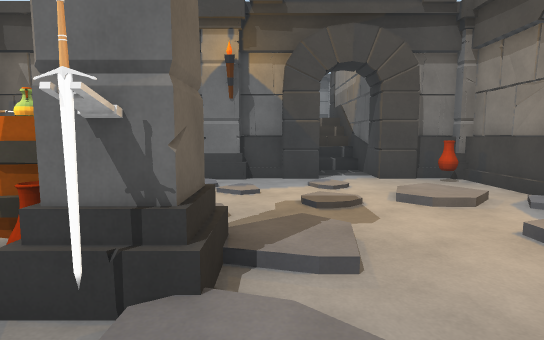
view 1 (above)

17 first-person views from a walk through a 3-D level made in the Unity game engine. The camera is 1.5 m above the floor, tilts 6° down and sees 80° across. Doors are open. The floor is counted in squares, 2 m on a side. Each view is taken from the middle of a square. On the plan, view 1 faces up. The plan holds only what a view shows up to about 11 squares ahead; the rest is blank. The place goes on beyond the plan. The player character is not drawn.

view 2
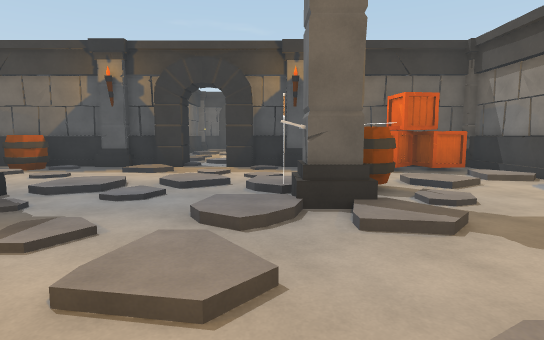

view 3
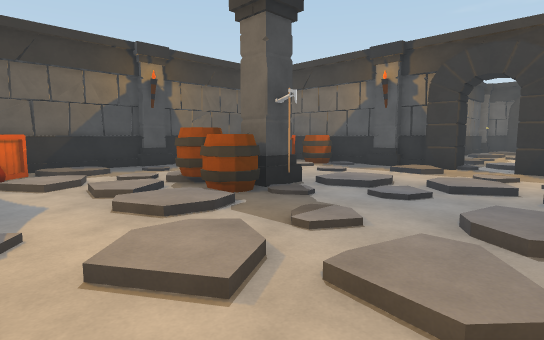

view 4
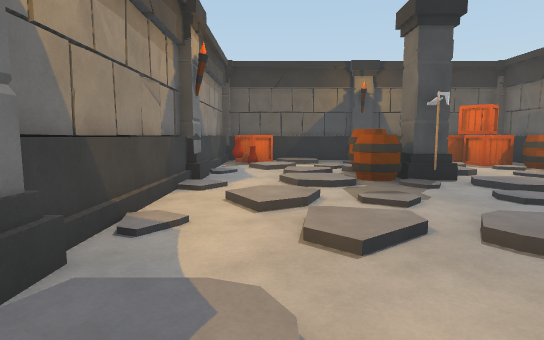

view 5
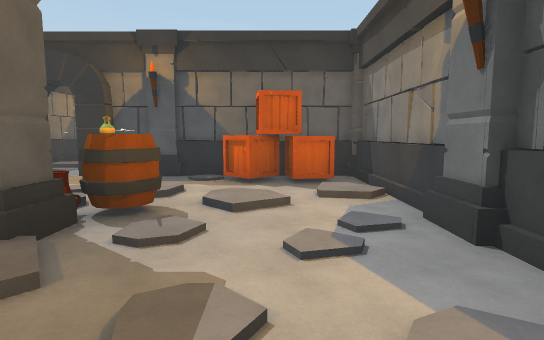

view 6
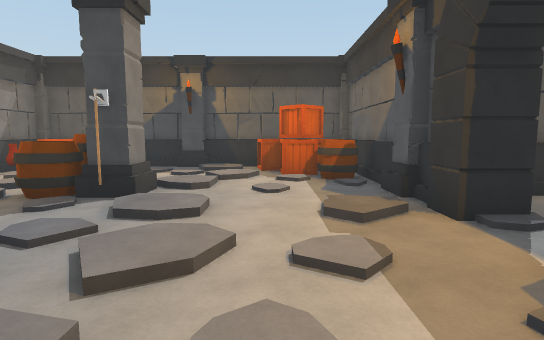

view 7
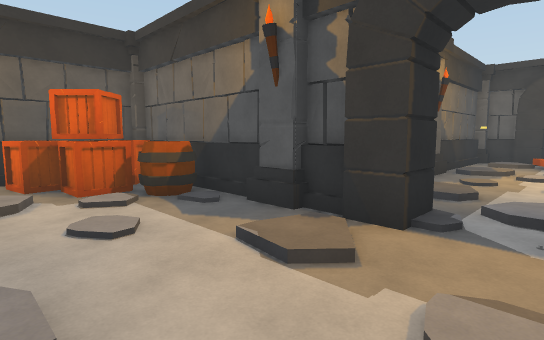

view 8
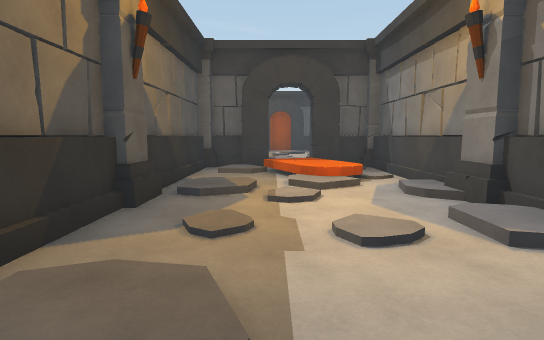

view 9
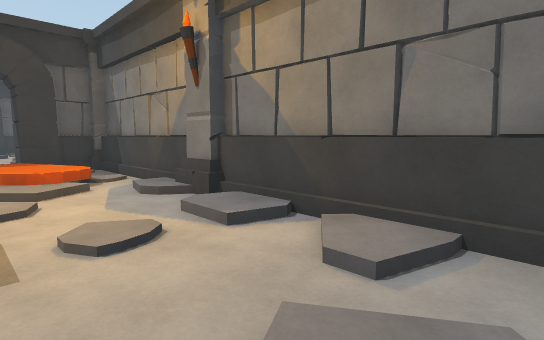

view 10
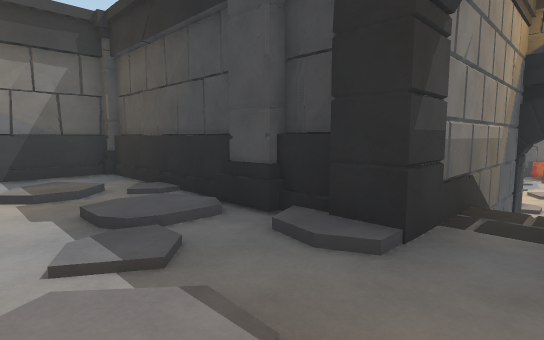

view 11
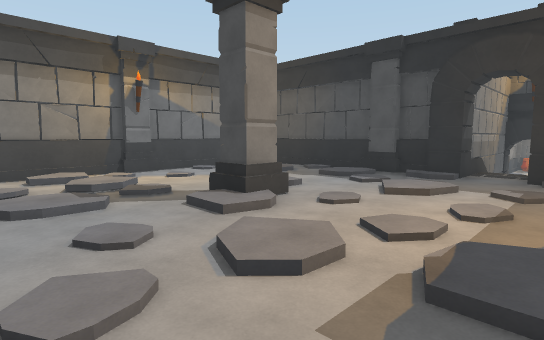

view 12
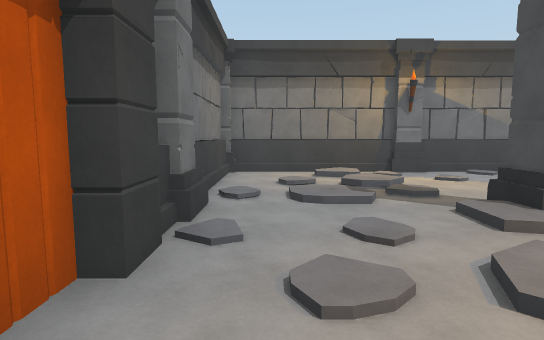

view 13
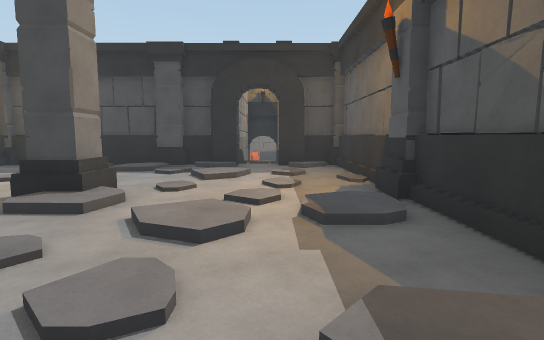

view 14
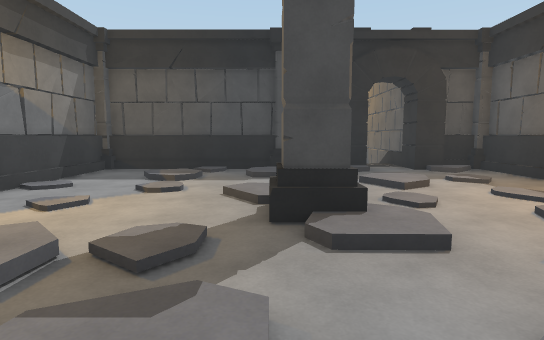

view 15
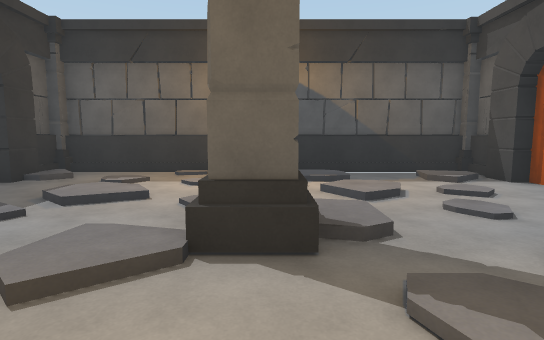

view 16
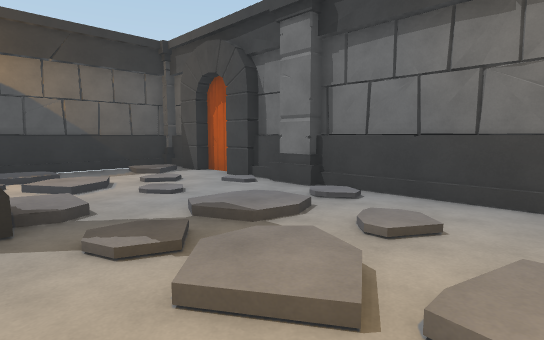

view 17
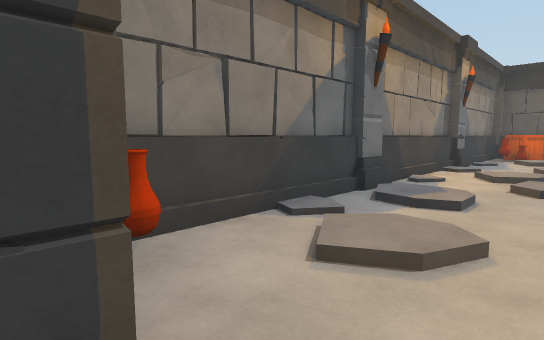

### Floor plan
Key: @ floor where view 1 was taken; # wall or solid block; . main floor; : floor 0.25 m higher than the main floor; + floor 0.5 m higher than the main floor; * floor 2.5 m higher than the main floor; % floor 2.75 m higher than the main floor; / step, stairs or slope; D open door; P pot; B barrel; C column; S sword; R crate; A axe; O other object.
Columns run from 14 left of view 1 to 8 right of it. Each row starts with its distance up from view 1.
 20               ###
 19              ##*#######
 18              #%*******#
 17              #*******%#
 16              #%*%**%%*#
 15              #*%*/C***#
 14              #****%***#
 13              #**%*****#
 12              #***%%*%*#
 11              #%*%*////#
 10              ##*#######
  9               #/#
  8               #/#
  7               #/#
  6          ######.###
  5          #R:.....P#
  4          #R.:...:.#
  3          #...P....#
  2 ##########.:BC:.::C
  1 #.../:.:.#..:.:...#
  0 #/+/....:D..:S@...#
 -1 #//.:....D...:..:.#
 -2 #:.:...:.#:.:A.:.:#
 -3 ##########...CB...#
 -4          #....B...#
 -5          #B.:...:P#
 -6          #RR:..:RO#
 -7          #../#//.##
 -8           ########

Where each view was taken, in squares from view 1:
view 1: 0 up, 0 right, facing up
view 2: 1 up, 3 right, facing left
view 3: 1 up, 3 right, facing down-left
view 4: 3 up, 2 right, facing down
view 5: 4 up, 2 right, facing left
view 6: 2 up, 3 left, facing down
view 7: 0 up, 2 left, facing down-left
view 8: 1 down, 6 left, facing left
view 9: 1 down, 6 left, facing up-left
view 10: 13 up, 1 right, facing down-right
view 11: 18 up, 0 right, facing down-right
view 12: 18 up, 0 right, facing right
view 13: 19 up, 1 right, facing down
view 14: 18 up, 4 right, facing down
view 15: 15 up, 6 right, facing left
view 16: 15 up, 7 right, facing up-left
view 17: 6 up, 1 right, facing down-right
